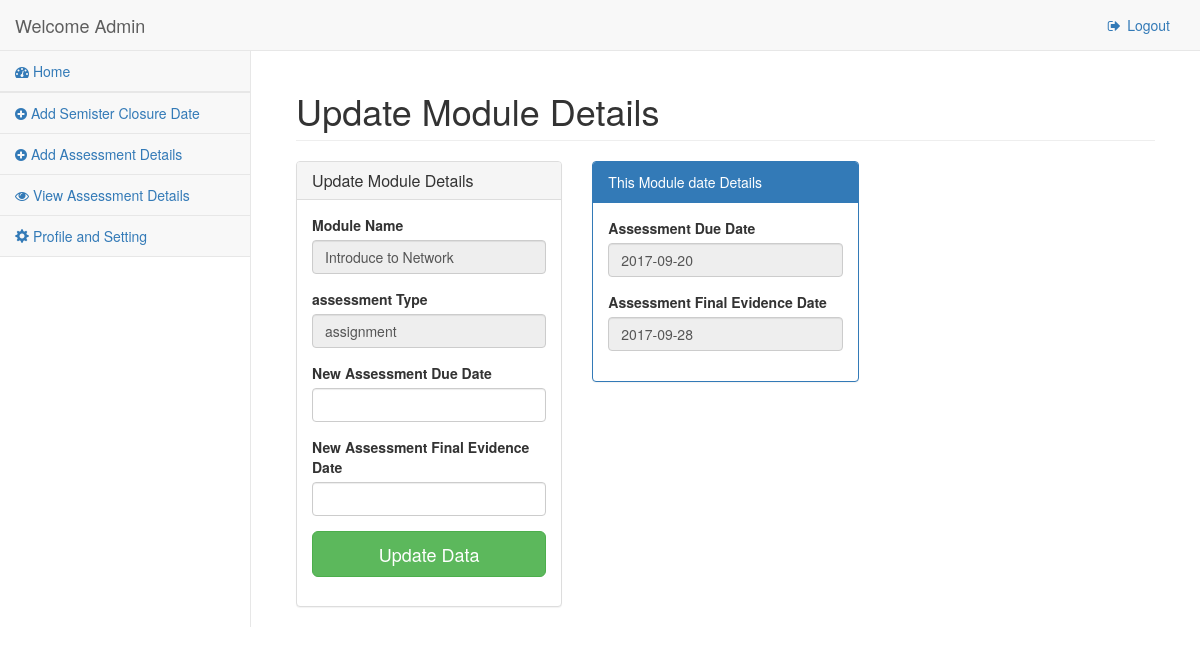
Page /staff/assessment_ed.php?id=19 (signed in) on the committed database.
### tables this page shows
CREATE TABLE IF NOT EXISTS `ec_coo` (
  `coo_name` varchar(50) DEFAULT NULL,
  `coo_id` int(20) NOT NULL AUTO_INCREMENT,
  `coo_email` varchar(50) DEFAULT NULL,
  `coo_password` varchar(64) NOT NULL,
  `salt` varchar(64) NOT NULL,
  `fac_name` varchar(50) DEFAULT NULL,
  `joined` datetime NOT NULL,
  `group` int(11) NOT NULL,
  `code` int(11) NOT NULL,
  PRIMARY KEY (`coo_id`),
  UNIQUE KEY `coo_email` (`coo_email`),
  KEY `Fac_Name` (`fac_name`)
);

CREATE TABLE IF NOT EXISTS `assessment` (
  `assess_code` int(20) NOT NULL AUTO_INCREMENT,
  `assess_type` varchar(50) DEFAULT NULL,
  `assess_due_date` date DEFAULT NULL,
  `assess_final_date` date NOT NULL,
  `dep_name` varchar(64) DEFAULT NULL,
  `mod_title` varchar(64) DEFAULT NULL,
  `semister_id` int(11) DEFAULT NULL,
  PRIMARY KEY (`assess_code`),
  KEY `Mod_Code` (`mod_title`),
  KEY `fk_assessment_semister_id` (`semister_id`),
  KEY `assessment_dep_name` (`dep_name`)
);

### classes/Config.php (called while the page is built)
<?php
	class Config {
		public static function get($path = null){
			if($path){
				$config = $GLOBALS['config'];
				$path = explode('/', $path);
				foreach ($path as $bit) {
					if(isset($config[$bit])){
						$config = $config[$bit];
					}
				}
				return $config;
			}
		}
	}
?>

### classes/DB.php (called while the page is built, shortened)
<?php
class DB {
	private static $_instance = null;
	private $_pdo,
			$_query,
			$_error = false,
			$_results,
			$_count = 0,
			$_fetchColumn;
	private function __construct(){
			try{
				$this->_pdo = new PDO('mysql:host='.Config::get('mysql/host').';dbname='.
													Config::get('mysql/db'),
													Config::get('mysql/username'),
													Config::get('mysql/password'));
			}catch(PDOexception $e){
				die($e->getMessage());
			}
		}
	public static function getInstance(){
			if(!isset(self::$_instance)){
				self::$_instance = new DB();
			}
			return self::$_instance;
		}
	public function query($sql, $params = array()){
			$this->_error = false;
			if($this->_query = $this->_pdo->prepare($sql)){
				$x=1;
				if(count($params)){
					foreach($params as $param){
						$this->_query->bindValue($x, $param);
						$x++;
					}
				}
				if($this->_query->execute()){
					$this->_results = $this->_query->fetchAll(PDO::FETCH_OBJ);
					$this->_count = $this->_query->rowCount();
				}else {
					$this->_error = true;
				}
			}
			return $this;
		}
	private function action($action, $table, $where = array()){
		if(count($where) === 3 ){
			$operators = array('=', '>', '<', '>=', '<=','and','between','in','like');
			$field  	 = $where[0];
			$operator    = $where[1];
			$value		 = $where[2];
			if(in_array($operator, $operators)){
				$sql = "{$action} from {$table} where {$field} {$operator} ?";
				if(!$this->query($sql, array($value))->error()){
					return $this;
				}
			}
		}
		return false;
	}
	public function get($table, $where){
			return $this->action('select *', $table, $where);
	}
	public function results(){
		return $this->_results;
	}
	public function first(){
		return $this->_results[0];
	}
	public function error(){
		return $this->_error;
	}
	public function count(){
		return $this->_count;
	}
}

### classes/Staff.php (called while the page is built, shortened)
<?php
	class Staff {
		private $_db,
				$_data,
				$_session_name_1,
				$_isLoggedIn;
		public function __construct($user= null){
			$this->_db = DB::getInstance();
			$this->_session_name_2 = Config::get('session/session_name_2');
			if(!$user){
				if(Session::exists($this->_session_name_2)){
					$user = Session::get($this->_session_name_2);
					if($this->staff_find($user)){
						$this->_isLoggedIn = true;
					}else {
					}
				}
			}else {
				$this->staff_find($user);
			}
		}
		private function staff_find($user = null){
			if($user){
				$field = (is_numeric($user)) ? 'coo_id' : 'coo_email';
				$data = $this->_db->get('ec_coo',array($field,'=', $user));
				if($data->count()){
					$this->_data = $data->first();
					return true;
				}
			}
		}
		public function hasPermission($key){
			$group = $this->_db->get('groups',array('id','=',$this->data()->group));
			if($group->count()){
			    $permissions = json_decode($group->first()->permissions,true);
			    if(@$permissions[$key] == true){
			    	return true;
			    }
			}
			return false;
		}
		public function isLoggedIn(){
			return $this->_isLoggedIn;
		}
		public function data(){
			return $this->_data;
		}
	}
?>

### classes/Session.php (called while the page is built, shortened)
<?php
	class Session {
		public static function exists($name){
			return (isset($_SESSION[$name])) ? true : false;
		}
		public static function get($name){
			return $_SESSION[$name];
		}
	}
?>

### classes/Input.php (called while the page is built, shortened)
<?php
class Input {
	public static function get($item){
		if(isset($_POST[$item])){
			return $_POST[$item];
		}elseif(isset($_GET[$item])){
			return $_GET[$item];
		}
		return '';
	}
}
?>

### staff/assessment_ed.php (the view, shortened to what this page needs)
<?php include_once 'head.php'; ?>
<body>
    <div id="wrapper">
         <?php
            $user = new Staff();
            if($user->isLoggedIn()){
            if($user->hasPermission('admin')){
                 $id = Input::get('id');
                if($id){
            include_once 'adminnav.php';
        ?>
        <div id="page-wrapper">
            <div class="container-fluid">
                <div class="row">
                    <div class="col-lg-12">
                        <h1 class="page-header">Update Module Details</h1>
                    </div>
                    <div class="col-lg-4">
                   <div class="login-panel panel panel-default" style="margin-top:0px; margin-bottom:20px;">
                        <div class="panel-heading">
                            <h3 class="panel-title">Update Module Details</h3>
                        </div>
                        <div class="panel-body">
                            <form role="form" method="post" action="">
                            <fieldset>
                                    <?php
                                        $assessment = DB::getInstance()->get('assessment',array('assess_code','=',$id));
                                        foreach ($assessment->results() as $assessment) {
                                    ?>
                                    <div class="form-group">
                                        <label>Module Name</label>
                                       <input class="form-control" id="" type="text" name="module_name" value="<?php echo $assessment->mod_title?>" readonly>
                                    </div>
	                                <div class="form-group">
	                                    <div class="form-group">
	                                        <label>assessment Type</label>
	                                        <input class="form-control" id="" type="text" name="assessment_type" value="<?php echo $assessment->assess_type?>"  readonly="">
	                                    </div>
	                                </div>
                                    <div class="form-group">
                                        <div class="form-group">
                                            <label>New Assessment Due Date</label>
                                            <input class="form-control" id="datepicker" type="text" name="closure_date">
                                        </div>
                                    </div>
                                    <div class="form-group">
                                        <div class="form-group">
                                            <label>New Assessment Final Evidence Date</label>
                                            <input class="form-control" id="datepicker2" type="text" name="final_date">
                                        </div>
                                    </div>
                                    <input type = "submit" value="Update Data" class="btn btn-lg btn-success btn-block">
                                    <?php
                                        }
                                    ?>
                                </fieldset>
                            </form>
                        </div>
                    </div>
                </div>
                <div class="col-lg-4">
                    <div class="panel panel-primary">
                        <div class="panel-heading">
                           This Module date Details
                        </div>
                        <div class="panel-body">
                            <?php
                                $date = DB::getInstance('assessment',array('assess_code','=',$id));
                                foreach ($date->results() as $date) {
                            ?>
                           <div class="form-group">
                                <div class="form-group">
                                    <label>Assessment Due Date</label>
                                    <input class="form-control" id="" type="text" name="final_date" readonly="" value="<?php echo $date->assess_due_date;?>">
                                </div>
                                <div class="form-group">
                                    <label>Assessment Final Evidence Date</label>
                                    <input class="form-control" id="" type="text" name="final_date" readonly="" value="<?php echo $date->assess_final_date;?>">
                                </div>
                           </div>
                           <?php
                            }
                           ?>
                        </div>
                    </div>
                </div>
                </div>
                </div>
            </div>
        </div>
       <?php include_once 'footer.php';?>
        <?php
            }else {
                Redirect::to('assessment.php');
            }
        ?>
      <?php
         }else {
            Redirect::to('home.php');
         }
      ?>
    <?php
        }else {
            Redirect::to('index.php');
        }
    ?>
</body>
</html>

### staff/adminnav.php (shortened to what this page needs)
<nav class="navbar navbar-default navbar-static-top" role="navigation" style="margin-bottom: 0">
            <div class="navbar-header">
                <a class="navbar-brand" href="index.php"><?php echo "Welcome ". $user->data()->coo_name?></a>
            </div>
            <ul class="nav navbar-top-links navbar-right">
                <li class="dropdown">
                    <li><a href="logout.php"><i class="fa fa-sign-out fa-fw"></i> Logout</a></li>
                </li>
            </ul>
            <div class="navbar-default sidebar" role="navigation">
                <div class="sidebar-nav navbar-collapse">
                    <ul class="nav" id="side-menu">
                         <?php
                            if($user->hasPermission('admin')){
                         ?>
                         <li>
                            <a href="home.php"><i class="fa fa-dashboard"></i> Home</a>
                        </li>
                        <li>
                        <li>
                            <a href="Semister.php"><i class="fa fa-plus-circle"></i> Add Semister Closure Date</a>
                        </li>
                        <li>
                            <a href="Assessment.php"><i class="fa fa-plus-circle"></i> Add Assessment Details</a>
                        </li>
                        <li>
                            <a href="Assessment_details.php"><i class="fa fa-eye"></i> View Assessment Details</a>
                        </li>
                        <li>
                            <a href="profile.php"><i class="glyphicon glyphicon-cog"></i> Profile and Setting</a>
                        </li>
                        <?php
                            }else if($user->hasPermission('coordinator')){
                                ?>
                        <li>
                            <a href="home.php"><i class="fa fa-circle fa-fw"></i> Pending (
                                <?php
                                    if($user->isLoggedIn()){
                                        $user = new Staff();
                                        if($user->hasPermission('coordinator')){
                                            $fac_name = $user->data()->fac_name;
                                    $data = DB::getInstance()->query("SELECT
                                                                        count(cl.claim_feedback) as pending,
                                                                        cl.claim_feedback
                                                                        FROM
                                                                          ec_coo AS c
                                                                        INNER JOIN
                                                                          department AS d ON c.fac_name = d.fac_name
                                                                        INNER JOIN
                                                                          module AS m ON m.dep_name = d.dep_name
                                                                        INNER JOIN
                                                                          claim AS cl ON cl.module_title = m.mod_title
                                                                          where d.fac_name = '$fac_name' and cl.claim_feedback = 'pending' or d.fac_name = '$fac_name' and cl.claim_feedback = 'processing'
                                                            ");
                                            foreach ($data->results() as $data) {
                                                        echo "<span style='color:red'>".$data->pending."</span>";
                                            }
                                        }
                                    }
                                ?> )</a>
                        </li>
                        <li>
                            <a href="profile.php"><i class="glyphicon glyphicon-cog"></i> Profile and Setting</a>
                        </li>
                            <?php
                            }
                        ?>
                    </ul>
                </div>
            </div>
        </nav>

### staff/head.php (style rules this page uses)
body { background: white; }

### rows in the picture
ec_coo: coo_name "Admin"
assessment: module_name "Introduce to Network", assessment_type "assignment", final_date "2017-09-20", final_date "2017-09-28"
